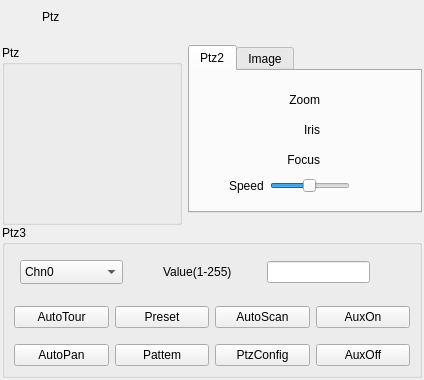
<?xml version="1.0" encoding="UTF-8"?>
<ui version="4.0">
 <class>DlgPtzWindows</class>
 <widget class="QDialog" name="DlgPtzWindows">
  <property name="geometry">
   <rect>
    <x>0</x>
    <y>0</y>
    <width>424</width>
    <height>380</height>
   </rect>
  </property>
  <property name="sizePolicy">
   <sizepolicy hsizetype="Expanding" vsizetype="Expanding">
    <horstretch>0</horstretch>
    <verstretch>0</verstretch>
   </sizepolicy>
  </property>
  <property name="minimumSize">
   <size>
    <width>420</width>
    <height>380</height>
   </size>
  </property>
  <property name="maximumSize">
   <size>
    <width>424</width>
    <height>385</height>
   </size>
  </property>
  <property name="windowTitle">
   <string>Dialog</string>
  </property>
  <layout class="QFormLayout" name="formLayout">
   <property name="verticalSpacing">
    <number>12</number>
   </property>
   <property name="leftMargin">
    <number>2</number>
   </property>
   <property name="topMargin">
    <number>0</number>
   </property>
   <property name="rightMargin">
    <number>2</number>
   </property>
   <property name="bottomMargin">
    <number>2</number>
   </property>
   <item row="0" column="0" colspan="2">
    <widget class="QWidget" name="MenuWidget" native="true">
     <property name="sizePolicy">
      <sizepolicy hsizetype="Minimum" vsizetype="Preferred">
       <horstretch>0</horstretch>
       <verstretch>0</verstretch>
      </sizepolicy>
     </property>
     <property name="minimumSize">
      <size>
       <width>420</width>
       <height>33</height>
      </size>
     </property>
     <property name="maximumSize">
      <size>
       <width>420</width>
       <height>0</height>
      </size>
     </property>
     <widget class="QPushButton" name="BtnClose">
      <property name="geometry">
       <rect>
        <x>380</x>
        <y>0</y>
        <width>40</width>
        <height>33</height>
       </rect>
      </property>
      <property name="text">
       <string/>
      </property>
      <property name="autoDefault">
       <bool>true</bool>
      </property>
      <property name="flat">
       <bool>true</bool>
      </property>
     </widget>
     <widget class="QWidget" name="WidGetTitle" native="true">
      <property name="enabled">
       <bool>true</bool>
      </property>
      <property name="geometry">
       <rect>
        <x>-50</x>
        <y>0</y>
        <width>140</width>
        <height>33</height>
       </rect>
      </property>
      <property name="sizePolicy">
       <sizepolicy hsizetype="Preferred" vsizetype="Fixed">
        <horstretch>0</horstretch>
        <verstretch>0</verstretch>
       </sizepolicy>
      </property>
      <property name="minimumSize">
       <size>
        <width>0</width>
        <height>33</height>
       </size>
      </property>
      <property name="maximumSize">
       <size>
        <width>16777215</width>
        <height>33</height>
       </size>
      </property>
      <layout class="QGridLayout" name="gridLayout_4">
       <property name="leftMargin">
        <number>0</number>
       </property>
       <property name="topMargin">
        <number>0</number>
       </property>
       <property name="rightMargin">
        <number>0</number>
       </property>
       <property name="bottomMargin">
        <number>0</number>
       </property>
       <property name="spacing">
        <number>0</number>
       </property>
      </layout>
     </widget>
     <widget class="QLabel" name="LabTitle">
      <property name="geometry">
       <rect>
        <x>40</x>
        <y>0</y>
        <width>108</width>
        <height>33</height>
       </rect>
      </property>
      <property name="minimumSize">
       <size>
        <width>0</width>
        <height>33</height>
       </size>
      </property>
      <property name="maximumSize">
       <size>
        <width>16777215</width>
        <height>33</height>
       </size>
      </property>
      <property name="text">
       <string>Ptz</string>
      </property>
     </widget>
     <widget class="QLabel" name="LabIco">
      <property name="geometry">
       <rect>
        <x>8</x>
        <y>0</y>
        <width>32</width>
        <height>33</height>
       </rect>
      </property>
      <property name="minimumSize">
       <size>
        <width>32</width>
        <height>33</height>
       </size>
      </property>
      <property name="maximumSize">
       <size>
        <width>32</width>
        <height>33</height>
       </size>
      </property>
      <property name="text">
       <string/>
      </property>
     </widget>
    </widget>
   </item>
   <item row="1" column="0">
    <widget class="QGroupBox" name="groupBox">
     <property name="minimumSize">
      <size>
       <width>180</width>
       <height>180</height>
      </size>
     </property>
     <property name="maximumSize">
      <size>
       <width>180</width>
       <height>180</height>
      </size>
     </property>
     <property name="title">
      <string>Ptz</string>
     </property>
     <layout class="QGridLayout" name="gridLayout">
      <property name="leftMargin">
       <number>9</number>
      </property>
      <property name="topMargin">
       <number>9</number>
      </property>
      <property name="rightMargin">
       <number>9</number>
      </property>
      <property name="bottomMargin">
       <number>9</number>
      </property>
      <property name="spacing">
       <number>6</number>
      </property>
      <item row="1" column="1">
       <widget class="QPushButton" name="BtnPtzAuto">
        <property name="minimumSize">
         <size>
          <width>36</width>
          <height>36</height>
         </size>
        </property>
        <property name="maximumSize">
         <size>
          <width>36</width>
          <height>36</height>
         </size>
        </property>
        <property name="text">
         <string/>
        </property>
        <property name="flat">
         <bool>true</bool>
        </property>
       </widget>
      </item>
      <item row="0" column="0">
       <widget class="QPushButton" name="BtnPtzLU">
        <property name="minimumSize">
         <size>
          <width>36</width>
          <height>36</height>
         </size>
        </property>
        <property name="maximumSize">
         <size>
          <width>36</width>
          <height>36</height>
         </size>
        </property>
        <property name="text">
         <string/>
        </property>
        <property name="iconSize">
         <size>
          <width>36</width>
          <height>36</height>
         </size>
        </property>
        <property name="shortcut">
         <string>Ctrl+S, Ctrl+S, Ctrl+S, Ctrl+S</string>
        </property>
        <property name="flat">
         <bool>true</bool>
        </property>
       </widget>
      </item>
      <item row="1" column="0">
       <widget class="QPushButton" name="BtnPtzLeft">
        <property name="minimumSize">
         <size>
          <width>36</width>
          <height>36</height>
         </size>
        </property>
        <property name="maximumSize">
         <size>
          <width>36</width>
          <height>36</height>
         </size>
        </property>
        <property name="text">
         <string/>
        </property>
        <property name="flat">
         <bool>true</bool>
        </property>
       </widget>
      </item>
      <item row="1" column="2">
       <widget class="QPushButton" name="BtnPtzRight">
        <property name="minimumSize">
         <size>
          <width>36</width>
          <height>36</height>
         </size>
        </property>
        <property name="maximumSize">
         <size>
          <width>36</width>
          <height>36</height>
         </size>
        </property>
        <property name="text">
         <string/>
        </property>
        <property name="flat">
         <bool>true</bool>
        </property>
       </widget>
      </item>
      <item row="0" column="2">
       <widget class="QPushButton" name="BtnPtzRU">
        <property name="minimumSize">
         <size>
          <width>36</width>
          <height>36</height>
         </size>
        </property>
        <property name="maximumSize">
         <size>
          <width>36</width>
          <height>36</height>
         </size>
        </property>
        <property name="text">
         <string/>
        </property>
        <property name="flat">
         <bool>true</bool>
        </property>
       </widget>
      </item>
      <item row="2" column="0">
       <widget class="QPushButton" name="BtnPtzLD">
        <property name="minimumSize">
         <size>
          <width>36</width>
          <height>36</height>
         </size>
        </property>
        <property name="maximumSize">
         <size>
          <width>36</width>
          <height>36</height>
         </size>
        </property>
        <property name="text">
         <string/>
        </property>
        <property name="flat">
         <bool>true</bool>
        </property>
       </widget>
      </item>
      <item row="0" column="1">
       <widget class="QPushButton" name="BtnPtzUp">
        <property name="minimumSize">
         <size>
          <width>36</width>
          <height>36</height>
         </size>
        </property>
        <property name="maximumSize">
         <size>
          <width>36</width>
          <height>36</height>
         </size>
        </property>
        <property name="text">
         <string/>
        </property>
        <property name="flat">
         <bool>true</bool>
        </property>
       </widget>
      </item>
      <item row="2" column="2">
       <widget class="QPushButton" name="BtnPtzRD">
        <property name="minimumSize">
         <size>
          <width>36</width>
          <height>36</height>
         </size>
        </property>
        <property name="maximumSize">
         <size>
          <width>36</width>
          <height>36</height>
         </size>
        </property>
        <property name="text">
         <string/>
        </property>
        <property name="flat">
         <bool>true</bool>
        </property>
       </widget>
      </item>
      <item row="2" column="1">
       <widget class="QPushButton" name="BtnPtzDown">
        <property name="minimumSize">
         <size>
          <width>36</width>
          <height>36</height>
         </size>
        </property>
        <property name="maximumSize">
         <size>
          <width>36</width>
          <height>36</height>
         </size>
        </property>
        <property name="text">
         <string/>
        </property>
        <property name="flat">
         <bool>true</bool>
        </property>
       </widget>
      </item>
     </layout>
    </widget>
   </item>
   <item row="1" column="1">
    <widget class="QTabWidget" name="TabPtz2Image">
     <property name="sizePolicy">
      <sizepolicy hsizetype="Preferred" vsizetype="Preferred">
       <horstretch>0</horstretch>
       <verstretch>0</verstretch>
      </sizepolicy>
     </property>
     <property name="maximumSize">
      <size>
       <width>16777215</width>
       <height>180</height>
      </size>
     </property>
     <property name="autoFillBackground">
      <bool>true</bool>
     </property>
     <property name="currentIndex">
      <number>0</number>
     </property>
     <widget class="QWidget" name="TabPtz2">
      <attribute name="title">
       <string>Ptz2</string>
      </attribute>
      <layout class="QGridLayout" name="gridLayout_6">
       <property name="leftMargin">
        <number>0</number>
       </property>
       <property name="topMargin">
        <number>0</number>
       </property>
       <property name="rightMargin">
        <number>0</number>
       </property>
       <property name="bottomMargin">
        <number>0</number>
       </property>
       <property name="verticalSpacing">
        <number>0</number>
       </property>
       <item row="1" column="0">
        <layout class="QGridLayout" name="gridLayout_2">
         <property name="sizeConstraint">
          <enum>QLayout::SetDefaultConstraint</enum>
         </property>
         <property name="leftMargin">
          <number>6</number>
         </property>
         <property name="topMargin">
          <number>6</number>
         </property>
         <property name="rightMargin">
          <number>6</number>
         </property>
         <property name="bottomMargin">
          <number>6</number>
         </property>
         <property name="spacing">
          <number>6</number>
         </property>
         <item row="8" column="0">
          <widget class="QLabel" name="LabPtzSpeed">
           <property name="maximumSize">
            <size>
             <width>50</width>
             <height>16777215</height>
            </size>
           </property>
           <property name="text">
            <string>Speed</string>
           </property>
          </widget>
         </item>
         <item row="4" column="0">
          <widget class="QPushButton" name="BtnPtzZoomReduce">
           <property name="minimumSize">
            <size>
             <width>24</width>
             <height>24</height>
            </size>
           </property>
           <property name="maximumSize">
            <size>
             <width>24</width>
             <height>24</height>
            </size>
           </property>
           <property name="text">
            <string/>
           </property>
           <property name="iconSize">
            <size>
             <width>24</width>
             <height>24</height>
            </size>
           </property>
           <property name="shortcut">
            <string>Ctrl+S, Ctrl+S, Ctrl+S</string>
           </property>
           <property name="flat">
            <bool>true</bool>
           </property>
          </widget>
         </item>
         <item row="8" column="1">
          <widget class="QSlider" name="HSliderPtzSpeed">
           <property name="maximumSize">
            <size>
             <width>80</width>
             <height>16777215</height>
            </size>
           </property>
           <property name="cursor">
            <cursorShape>SplitHCursor</cursorShape>
           </property>
           <property name="minimum">
            <number>1</number>
           </property>
           <property name="maximum">
            <number>100</number>
           </property>
           <property name="pageStep">
            <number>1</number>
           </property>
           <property name="value">
            <number>50</number>
           </property>
           <property name="orientation">
            <enum>Qt::Horizontal</enum>
           </property>
          </widget>
         </item>
         <item row="4" column="4">
          <widget class="QPushButton" name="BtnPtzZoomAdd">
           <property name="minimumSize">
            <size>
             <width>24</width>
             <height>24</height>
            </size>
           </property>
           <property name="maximumSize">
            <size>
             <width>24</width>
             <height>24</height>
            </size>
           </property>
           <property name="text">
            <string/>
           </property>
           <property name="flat">
            <bool>true</bool>
           </property>
          </widget>
         </item>
         <item row="4" column="1">
          <widget class="QLabel" name="LabPtzZoom">
           <property name="maximumSize">
            <size>
             <width>50</width>
             <height>16777215</height>
            </size>
           </property>
           <property name="text">
            <string>Zoom</string>
           </property>
           <property name="alignment">
            <set>Qt::AlignRight|Qt::AlignTrailing|Qt::AlignVCenter</set>
           </property>
          </widget>
         </item>
         <item row="5" column="1">
          <widget class="QLabel" name="LabPtzIris">
           <property name="maximumSize">
            <size>
             <width>50</width>
             <height>16777215</height>
            </size>
           </property>
           <property name="text">
            <string>Iris</string>
           </property>
           <property name="alignment">
            <set>Qt::AlignRight|Qt::AlignTrailing|Qt::AlignVCenter</set>
           </property>
          </widget>
         </item>
         <item row="5" column="4">
          <widget class="QPushButton" name="BtnPtzIrisAdd">
           <property name="minimumSize">
            <size>
             <width>24</width>
             <height>24</height>
            </size>
           </property>
           <property name="maximumSize">
            <size>
             <width>24</width>
             <height>24</height>
            </size>
           </property>
           <property name="text">
            <string/>
           </property>
           <property name="flat">
            <bool>true</bool>
           </property>
          </widget>
         </item>
         <item row="5" column="0">
          <widget class="QPushButton" name="BtnPtzIrisReduce">
           <property name="minimumSize">
            <size>
             <width>24</width>
             <height>24</height>
            </size>
           </property>
           <property name="maximumSize">
            <size>
             <width>24</width>
             <height>24</height>
            </size>
           </property>
           <property name="text">
            <string/>
           </property>
           <property name="flat">
            <bool>true</bool>
           </property>
          </widget>
         </item>
         <item row="7" column="1">
          <widget class="QLabel" name="LabPtzFocus">
           <property name="maximumSize">
            <size>
             <width>50</width>
             <height>16777215</height>
            </size>
           </property>
           <property name="text">
            <string>Focus</string>
           </property>
           <property name="alignment">
            <set>Qt::AlignRight|Qt::AlignTrailing|Qt::AlignVCenter</set>
           </property>
          </widget>
         </item>
         <item row="7" column="0">
          <widget class="QPushButton" name="BtnPtzFocusReduce">
           <property name="minimumSize">
            <size>
             <width>24</width>
             <height>24</height>
            </size>
           </property>
           <property name="maximumSize">
            <size>
             <width>24</width>
             <height>24</height>
            </size>
           </property>
           <property name="text">
            <string/>
           </property>
           <property name="flat">
            <bool>true</bool>
           </property>
          </widget>
         </item>
         <item row="7" column="4">
          <widget class="QPushButton" name="BtnPtzFocusAdd">
           <property name="minimumSize">
            <size>
             <width>24</width>
             <height>24</height>
            </size>
           </property>
           <property name="maximumSize">
            <size>
             <width>24</width>
             <height>24</height>
            </size>
           </property>
           <property name="text">
            <string/>
           </property>
           <property name="flat">
            <bool>true</bool>
           </property>
          </widget>
         </item>
        </layout>
       </item>
      </layout>
     </widget>
     <widget class="QWidget" name="TabImage">
      <attribute name="title">
       <string>Image</string>
      </attribute>
      <layout class="QGridLayout" name="gridLayout_7">
       <property name="leftMargin">
        <number>0</number>
       </property>
       <property name="topMargin">
        <number>0</number>
       </property>
       <property name="rightMargin">
        <number>0</number>
       </property>
       <property name="bottomMargin">
        <number>0</number>
       </property>
       <property name="horizontalSpacing">
        <number>6</number>
       </property>
       <property name="verticalSpacing">
        <number>0</number>
       </property>
       <item row="0" column="1">
        <layout class="QFormLayout" name="FLayoutImage">
         <property name="sizeConstraint">
          <enum>QLayout::SetDefaultConstraint</enum>
         </property>
         <property name="fieldGrowthPolicy">
          <enum>QFormLayout::AllNonFixedFieldsGrow</enum>
         </property>
         <property name="rowWrapPolicy">
          <enum>QFormLayout::DontWrapRows</enum>
         </property>
         <property name="formAlignment">
          <set>Qt::AlignLeading|Qt::AlignLeft|Qt::AlignVCenter</set>
         </property>
         <property name="horizontalSpacing">
          <number>10</number>
         </property>
         <property name="verticalSpacing">
          <number>6</number>
         </property>
         <property name="leftMargin">
          <number>6</number>
         </property>
         <property name="topMargin">
          <number>6</number>
         </property>
         <property name="rightMargin">
          <number>6</number>
         </property>
         <property name="bottomMargin">
          <number>6</number>
         </property>
         <item row="0" column="0">
          <widget class="QLabel" name="LabBrightness">
           <property name="text">
            <string>Brightness</string>
           </property>
          </widget>
         </item>
         <item row="1" column="0">
          <widget class="QLabel" name="LabContrast">
           <property name="text">
            <string>Contrast</string>
           </property>
          </widget>
         </item>
         <item row="2" column="0">
          <widget class="QLabel" name="LabHue">
           <property name="text">
            <string>Hue</string>
           </property>
          </widget>
         </item>
         <item row="3" column="0">
          <widget class="QLabel" name="LabSaturation">
           <property name="text">
            <string>Saturation</string>
           </property>
          </widget>
         </item>
         <item row="0" column="1">
          <widget class="QSlider" name="HSliderBrightness">
           <property name="cursor">
            <cursorShape>SplitHCursor</cursorShape>
           </property>
           <property name="value">
            <number>50</number>
           </property>
           <property name="orientation">
            <enum>Qt::Horizontal</enum>
           </property>
           <property name="tickInterval">
            <number>0</number>
           </property>
          </widget>
         </item>
         <item row="1" column="1">
          <widget class="QSlider" name="HSliderContrast">
           <property name="cursor">
            <cursorShape>SplitHCursor</cursorShape>
           </property>
           <property name="value">
            <number>50</number>
           </property>
           <property name="orientation">
            <enum>Qt::Horizontal</enum>
           </property>
          </widget>
         </item>
         <item row="2" column="1">
          <widget class="QSlider" name="HSliderHue">
           <property name="cursor">
            <cursorShape>SplitHCursor</cursorShape>
           </property>
           <property name="value">
            <number>50</number>
           </property>
           <property name="orientation">
            <enum>Qt::Horizontal</enum>
           </property>
          </widget>
         </item>
         <item row="3" column="1">
          <widget class="QSlider" name="HSliderSaturation">
           <property name="cursor">
            <cursorShape>SplitHCursor</cursorShape>
           </property>
           <property name="value">
            <number>50</number>
           </property>
           <property name="orientation">
            <enum>Qt::Horizontal</enum>
           </property>
          </widget>
         </item>
         <item row="4" column="1">
          <widget class="QPushButton" name="BtnImageDefault">
           <property name="minimumSize">
            <size>
             <width>12</width>
             <height>24</height>
            </size>
           </property>
           <property name="maximumSize">
            <size>
             <width>72</width>
             <height>24</height>
            </size>
           </property>
           <property name="text">
            <string>Default</string>
           </property>
          </widget>
         </item>
        </layout>
       </item>
      </layout>
     </widget>
    </widget>
   </item>
   <item row="2" column="0" colspan="2">
    <widget class="QGroupBox" name="groupBox_3">
     <property name="title">
      <string>Ptz3</string>
     </property>
     <layout class="QGridLayout" name="gridLayout_3">
      <property name="verticalSpacing">
       <number>16</number>
      </property>
      <item row="1" column="0">
       <widget class="QPushButton" name="BtnAutoTour">
        <property name="text">
         <string>AutoTour</string>
        </property>
       </widget>
      </item>
      <item row="1" column="1">
       <widget class="QPushButton" name="BtnPreset">
        <property name="text">
         <string>Preset</string>
        </property>
       </widget>
      </item>
      <item row="1" column="3">
       <widget class="QPushButton" name="BtnAuxOn">
        <property name="text">
         <string>AuxOn</string>
        </property>
       </widget>
      </item>
      <item row="2" column="0">
       <widget class="QPushButton" name="BtnAutoPan">
        <property name="text">
         <string>AutoPan</string>
        </property>
       </widget>
      </item>
      <item row="2" column="1">
       <widget class="QPushButton" name="BtnPattem">
        <property name="text">
         <string>Pattem</string>
        </property>
       </widget>
      </item>
      <item row="2" column="2">
       <widget class="QPushButton" name="BtnPtzConfig">
        <property name="text">
         <string>PtzConfig</string>
        </property>
       </widget>
      </item>
      <item row="2" column="3">
       <widget class="QPushButton" name="BtnAuxOff">
        <property name="text">
         <string>AuxOff</string>
        </property>
       </widget>
      </item>
      <item row="1" column="2">
       <widget class="QPushButton" name="BtnAutoScan">
        <property name="text">
         <string>AutoScan</string>
        </property>
       </widget>
      </item>
      <item row="0" column="0" colspan="4">
       <layout class="QHBoxLayout" name="horizontalLayout" stretch="2,0,2,2,0">
        <property name="sizeConstraint">
         <enum>QLayout::SetMinAndMaxSize</enum>
        </property>
        <property name="leftMargin">
         <number>6</number>
        </property>
        <property name="topMargin">
         <number>6</number>
        </property>
        <property name="rightMargin">
         <number>0</number>
        </property>
        <property name="bottomMargin">
         <number>6</number>
        </property>
        <item>
         <widget class="QComboBox" name="CBoxChannels">
          <property name="minimumSize">
           <size>
            <width>32</width>
            <height>24</height>
           </size>
          </property>
          <item>
           <property name="text">
            <string>Chn0</string>
           </property>
          </item>
          <item>
           <property name="text">
            <string>Chn1</string>
           </property>
          </item>
         </widget>
        </item>
        <item>
         <spacer name="horizontalSpacer">
          <property name="orientation">
           <enum>Qt::Horizontal</enum>
          </property>
          <property name="sizeHint" stdset="0">
           <size>
            <width>40</width>
            <height>20</height>
           </size>
          </property>
         </spacer>
        </item>
        <item>
         <widget class="QLabel" name="LabPtzValue">
          <property name="text">
           <string>Value(1-255)</string>
          </property>
         </widget>
        </item>
        <item>
         <widget class="QLineEdit" name="LiEditPtzValue"/>
        </item>
        <item>
         <spacer name="horizontalSpacer_2">
          <property name="orientation">
           <enum>Qt::Horizontal</enum>
          </property>
          <property name="sizeHint" stdset="0">
           <size>
            <width>40</width>
            <height>20</height>
           </size>
          </property>
         </spacer>
        </item>
       </layout>
      </item>
     </layout>
    </widget>
   </item>
  </layout>
 </widget>
 <resources/>
 <connections/>
</ui>
